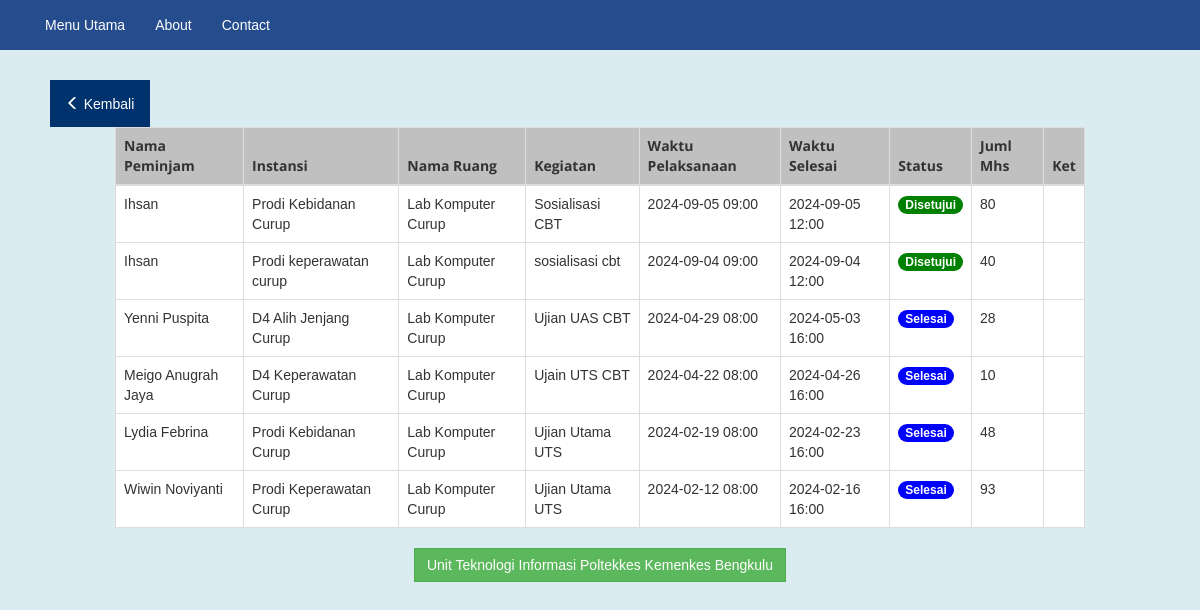
Page /user_detail_labcurup.php on the committed database.
### tables this page shows
CREATE TABLE `meminjam` (
  `kode_pinjam` int(15) NOT NULL,
  `id_ruang` int(15) NOT NULL,
  `nama_peminjam` varchar(255) NOT NULL,
  `instansi_peminjam` varchar(50) NOT NULL,
  `nama_ruang` varchar(50) NOT NULL,
  `nama_kegiatan` varchar(255) NOT NULL,
  `tgl_pinjam` varchar(50) NOT NULL,
  `start_date` varchar(50) NOT NULL,
  `end_date` varchar(50) NOT NULL,
  `jumlah_mahasiswa` varchar(100) NOT NULL,
  `status` varchar(15) NOT NULL,
  `keterangan` text NOT NULL,
  `color` varchar(25) NOT NULL
);

### user_detail_labcurup.php (the view, shortened to what this page needs)
<!DOCTYPE html>
<html lang="en">
<head>
  <link rel="stylesheet" href="https://maxcdn.bootstrapcdn.com/bootstrap/3.3.7/css/bootstrap.min.css">
  <link href="./style.css" type="text/css" rel="stylesheet">
  <link rel="stylesheet" type="text/css" href="https://cdn.datatables.net/1.12.1/css/dataTables.bootstrap.min.css">
</head>
<body>
<nav class="navbar">
  <div class="container-fluid">
    <div class="collapse navbar-collapse" id="myNavbar">
      <ul class="nav navbar-nav">
        <li class="active"><a href="./index.php">Menu Utama</a></li>
        <li><a href="#">About</a></li>
        <li><a href="#">Contact</a></li>
      </ul>
    </div>
  </div>
</nav>
<div class="container-fluid">
  <div class="row content">
    <div class="col-sm-2 text-center backtop">
        <br><br><br><br>
        <a href="./index.php"><button class="btn backbutton1"><span class="glyphicon glyphicon-menu-left"></span> Kembali</button></a>
    </div>
  </div>
  <div class="row content">
    <div class="col-sm-1"></div>
      <div class="col-sm-10">
        <div class="table-responsive">
          <table class="table table-bordered table-hover" id="pengajuan" style="width:100%">
            <thead class="text-center">
              <tr>
                <th>Nama Peminjam</th>
                <th>Instansi</th>
                <th>Nama Ruang</th>
                <th>Kegiatan</th>
                <th>Waktu Pelaksanaan</th>
                <th>Waktu Selesai</th>
                <th>Status</th>
                <th>Juml Mhs</th>
                <th>Ket</th>
              </tr>
            </thead>
          <tbody>
    <?php
		include 'koneksi.php';
		$data = mysqli_query($koneksi,"select * from meminjam where id_ruang='103' order by start_date desc");
		while($d = mysqli_fetch_array($data)){
			?>
			<tr>
				<td><?php echo $d['nama_peminjam']; ?></td>
        <td><?php echo $d['instansi_peminjam']; ?></td>
				<td><?php echo $d['nama_ruang']; ?></td>
        <td><?php echo $d['nama_kegiatan']; ?></td>
        <td><?php echo $d['start_date'] ?></td>
				<td><?php echo $d['end_date']; ?></td>
        <td>
          <?php if($d['status'] == 'Disetujui'){
            echo "<span class='badge hijau'>Disetujui</span>";
          }elseif ($d['status'] == 'Diajukan') {
            echo "<span class='badge kuning'>Diajukan</span>";
          }elseif ($d['status'] == 'Batal') {
            echo "<span class='badge merah'>Batal</span>";
          }else{
            echo "<span class='badge biru'>Selesai</span>";
          } ?>
          </td>
        <td><?php echo $d['jumlah_mahasiswa']; ?></td>
        <td><?php echo $d['keterangan']; ?></td>
			</tr>
			<?php
		}
	?>
    </tbody>
    </table>
    </div>
    </div>
    <div class="col-sm-1"></div>
</div>
  <div class="row content">
    <div class="col-md-3"></div>
      <div class="col-md-6 text-center"><a target="_blank" class="btn btn-success">Unit Teknologi Informasi Poltekkes Kemenkes Bengkulu</a></div>
    <div class="col-md-3"></div>
  </div>
</div>
</body>
</html>

### style.css (style rules this page uses)
html h1, h2, h3, h4, h5, h6, p, label, a, li, table td, input[type="text"], input[type="submit"], input[type="password"] { font-family: "Noto Sans TC", sans-serif; font-weight: 400; }
table th { font-family: "Open Sans", sans-serif; font-weight: 700; }
body { background-color: #daebf1; }
.btn { border-radius: 0; }
.navbar { margin: 0 px; width: 100%; border-radius: 0; border: 0px; position: fixed; z-index: 10; background-color: #254d8d; }
.navbar li a { color: #FFFFFF; }
.table { background-color: white; }
thead > tr { background-color: #c0c0c0; }
.backbutton1 { padding: 1.25rem 1.5rem; color: white; background-color: #00326e; }

### user_detail_labcurup.php (style rules this page uses)
.biru { background-color: blue; }
.hijau { background-color: green; }

### rows in the picture
meminjam: nama_peminjam "Ihsan", instansi_peminjam "Prodi Kebidanan Curup", nama_ruang "Lab Komputer Curup", nama_kegiatan "Sosialisasi CBT", start_date "2024-09-05 09:00", end_date "2024-09-05 12:00", status "Disetujui", jumlah_mahasiswa "80"
meminjam: nama_peminjam "Ihsan", instansi_peminjam "Prodi keperawatan curup", nama_ruang "Lab Komputer Curup", nama_kegiatan "sosialisasi cbt", start_date "2024-09-04 09:00", end_date "2024-09-04 12:00", status "Disetujui", jumlah_mahasiswa "40"
meminjam: nama_peminjam "Yenni Puspita", instansi_peminjam "D4 Alih Jenjang Curup", nama_ruang "Lab Komputer Curup", nama_kegiatan "Ujian UAS CBT", start_date "2024-04-29 08:00", end_date "2024-05-03 16:00", status "Selesai", jumlah_mahasiswa "28"
meminjam: nama_peminjam "Meigo Anugrah Jaya", instansi_peminjam "D4 Keperawatan Curup", nama_ruang "Lab Komputer Curup", nama_kegiatan "Ujain UTS CBT", start_date "2024-04-22 08:00", end_date "2024-04-26 16:00", status "Selesai", jumlah_mahasiswa "10"
meminjam: nama_peminjam "Lydia Febrina", instansi_peminjam "Prodi Kebidanan Curup", nama_ruang "Lab Komputer Curup", nama_kegiatan "Ujian Utama UTS", start_date "2024-02-19 08:00", end_date "2024-02-23 16:00", status "Selesai", jumlah_mahasiswa "48"
meminjam: nama_peminjam "Wiwin Noviyanti", instansi_peminjam "Prodi Keperawatan Curup", nama_ruang "Lab Komputer Curup", nama_kegiatan "Ujian Utama UTS", start_date "2024-02-12 08:00", end_date "2024-02-16 16:00", status "Selesai", jumlah_mahasiswa "93"
